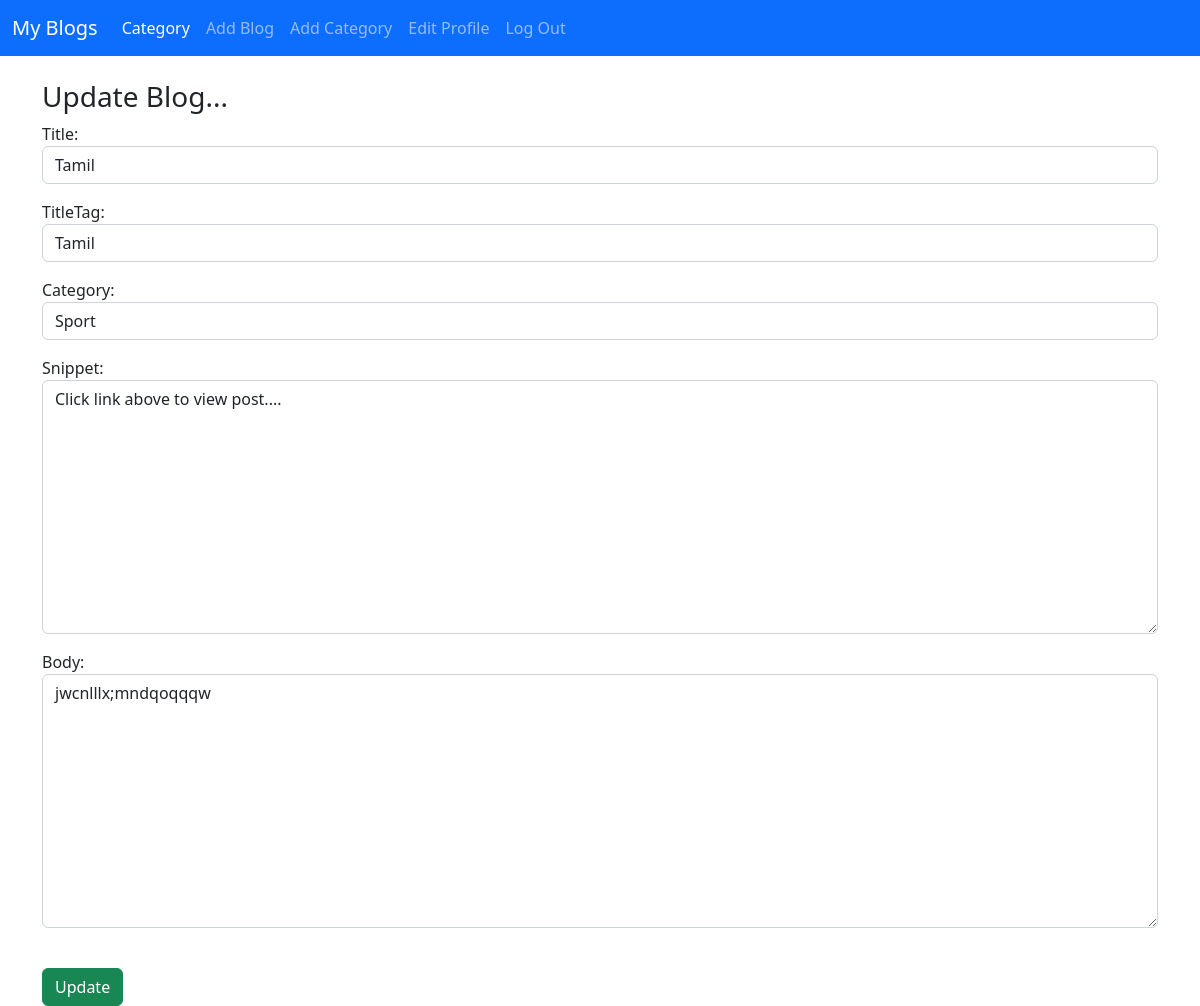
Before: /article/edit/17 (signed in) with the older database file.
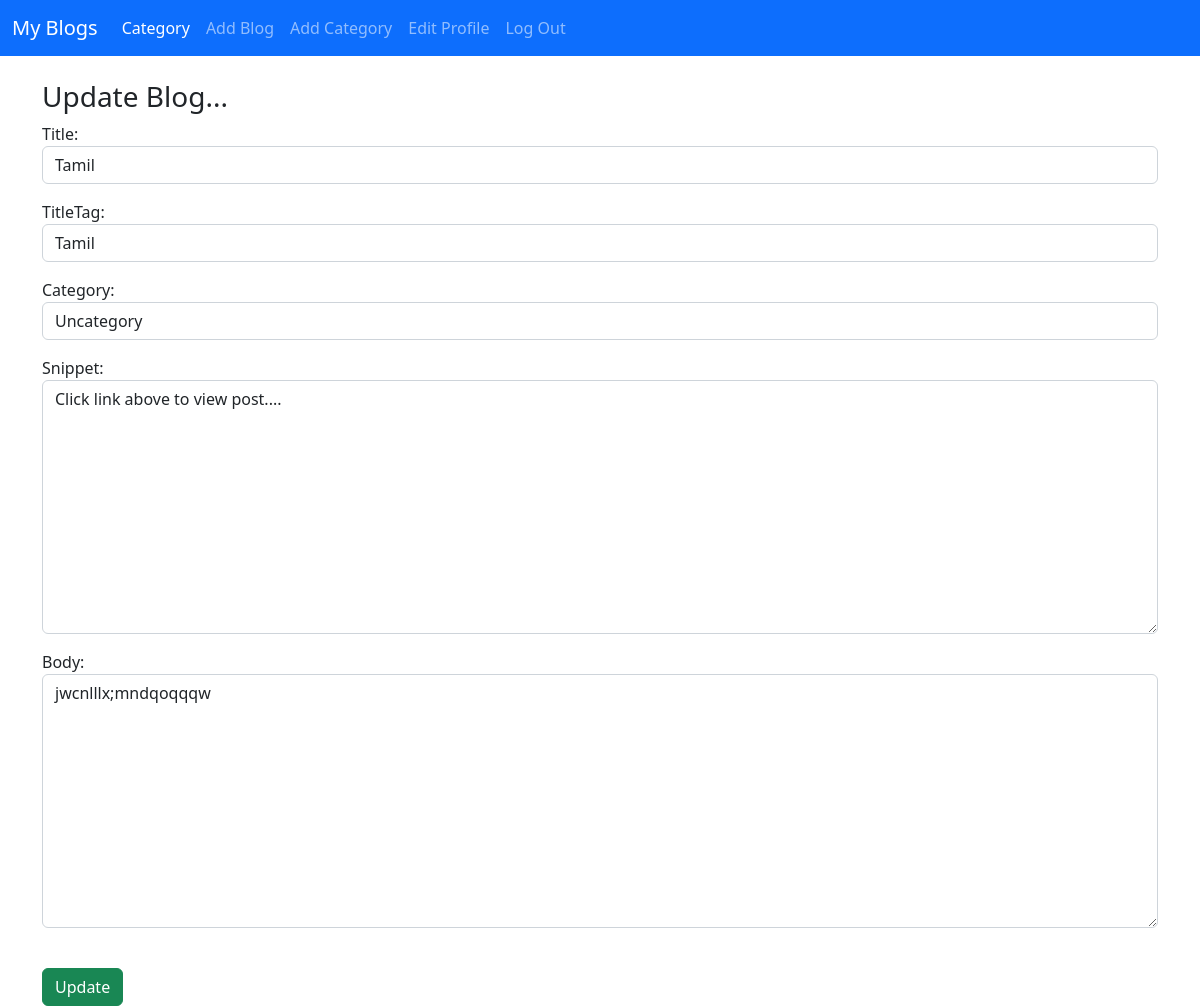
After: the same page with the newer database file.
### user/models.py (models this page shows, shortened)
class Post(models.Model):
    title=models.CharField(max_length=255)
    titleTag=models.CharField(max_length=255)
    header_image=models.ImageField(null=True,blank=True,upload_to="images/")
    author=models.ForeignKey(User,on_delete=models.CASCADE)
    snippet=models.TextField(max_length=255,default='Click link above to view post....')
    category=models.CharField(max_length=255,default='Uncategory')
    body=RichTextField(blank=True,null=True)
    post_date=models.DateField(auto_now_add=True)
    likes=models.ManyToManyField(User,related_name='blog_post')

### user/views.py (the view)
# urls.py: path('article/edit/<int:pk>',UpdateArticle.as_view(),name="update"),
class UpdateArticle(UpdateView):
    model=Post
    template_name='updateArticle.html'
    form_class=EditForm

### user/form.py
class EditForm(forms.ModelForm):
	class Meta:
		model = Post
		fields=['title','titleTag','category','snippet','body']
		widgets ={
		'title' : forms.TextInput(attrs={'class': 'form-control'}),
		'titleTag' : forms.TextInput(attrs={'class': 'form-control'}),
		'category' : forms.Select(choices=choices_list,attrs={'class': 'form-control'}),
		'snippet' : forms.Textarea(attrs={'class': 'form-control'}),
		'body' : forms.Textarea(attrs={'class': 'form-control','placeholder' :'Must Be In HTML Format'}),
		}

### user/templates/updateArticle.html (shortened to what this page needs)
{% extends 'base.html'%}
{% block content%}
{% if user.is_authenticated %}
{%if user.id == post.author.id%}
<h3>Update Blog...</h3>
<div class='form-group'>
	<form method="POST">
		{{form.as_p}}
		<br>
		<a href="{% url 'update' post.pk%}"><button class="btn btn-success">Update</button></a>
	</form>
</div>
{%else%}
 <h2>You are Not Allow To Update this!!!</h2>
{%endif%}
{%else%}
You Are Not Allowed to here...Please Login
{%endif%}
{% endblock %}

Changed rows visible on the page:
changed Post "Tamil": category "Sport" → "Uncategory"
